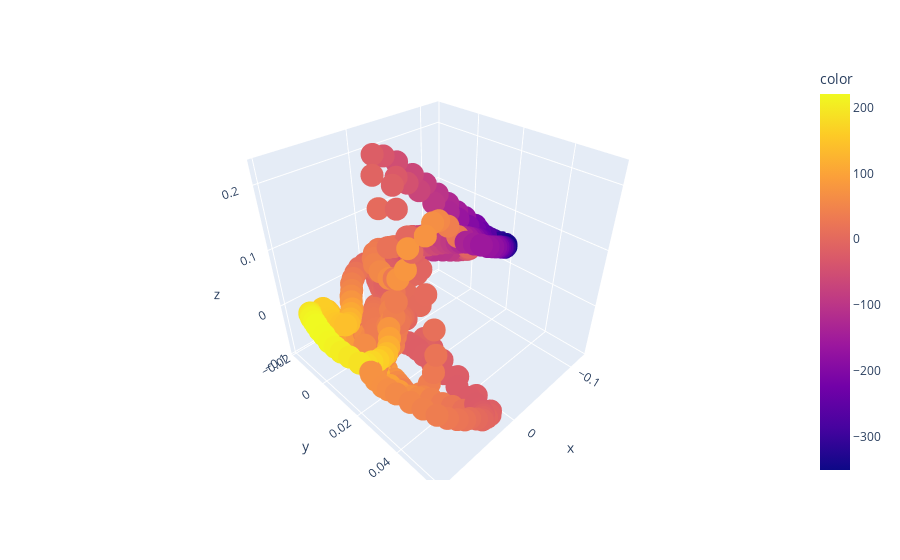

Source (notebook cell):
### Markdown cell above
Here, we have a problem: if you have two axes in high-d space, how do you visualize a low-d version of it? That is, how do you find an orthonormal projection of the high-d space that has the same column space as the span of the two axes, and then also plot the two axes into that space as well?

At first, I thought maybe SVD would be the answer, with the $U$ matrix being the orthonormal projection matrix and $SV^H$ being the two axes in that space. But if $SV^H$ is the two axes, then the two axes in that space are necessarily orthogonal, which doesn't make sense--we know that the axes are not orthogonal.

...actually, I take that back--$SV^H$ is not necessarily orthogonal. $V$ is, but when multiplied by $S$, it's not necessarily orthogonal. Still, it may be simpler to use a different method: QR decomposition. QR decomposition will decompose the matrix of two axes into a matrix $Q$ that is orthonormal (a projection matrix to take the neural activity into the input space of the velocity decoders) and a matrix $R$ that is upper triangular (the two axes in the input space of the velocity decoders). One nice aspect of the QR decomposition is that projecting the neural activity through $Q$ will use only the first dimension as the input to the first velocity decoder axis, which makes the decoder axis plots a bit more natural.

### Code cell
# trials_to_plot = [196,263,322]
trials_to_plot = [380]
trial_pred = (
    df
    .pipe(src.decoder_analysis.model_predict, signal, models)
    .set_index(['trial_id','task','Test set','Time from go cue (s)'])
    .loc[trials_to_plot]
    .reset_index()
)

# Plot out orthonormalized joint and RTT axis projections
axis_to_compare = 'RTT'
Q, R = np.linalg.qr(
    np.column_stack([models['Joint'].coef_,models[axis_to_compare].coef_,models['CST'].coef_]),
)
vel_vectors = -R * 5e-5
# vel_vectors = vh * 0.1

fig,ax = plt.subplots(1,2)
sns.scatterplot(
    data=trial_pred,
    x='Joint predicted',
    y=f'{axis_to_compare} predicted',
    hue='task',
    palette=['C0','C1'],
    hue_order=['CST','RTT'],
    ax=ax[0]
)
ax[0].set_aspect('equal')
sns.scatterplot(
    x= np.row_stack(trial_pred['lfads_rates_joint_pca_shared']) @ -Q[:,0],
    y= np.row_stack(trial_pred['lfads_rates_joint_pca_shared']) @ -Q[:,1],
    hue = trial_pred['task'],
    palette=['C0','C1'],
    hue_order=['CST','RTT'],
    ax=ax[1],
    legend=False,
)
ax[1].plot([0,vel_vectors[0,0]],[0,vel_vectors[1,0]],'r-')
ax[1].plot([0,vel_vectors[0,1]],[0,vel_vectors[1,1]],'r-')
ax[1].set_aspect('equal')
sns.despine(fig=fig,trim=True)

fig_3d = px.scatter_3d(
    x= np.row_stack(trial_pred['lfads_rates_joint_pca_shared']) @ -Q[:,0],
    y= np.row_stack(trial_pred['lfads_rates_joint_pca_shared']) @ -Q[:,1],
    z= np.row_stack(trial_pred['lfads_rates_joint_pca_shared']) @ -Q[:,2],
    color= trial_pred['Hand velocity'],
)
fig_3d.show()

trial = td.loc[td['trial_id']==trials_to_plot[0],:].squeeze()
fig,axs = plt.subplots(3,1,sharex=True)
src.plot.plot_hand_trace(trial,ax=axs[0],timesig='Time from go cue (s)')
src.plot.plot_hand_velocity(trial,ax=axs[1],timesig='Time from go cue (s)')
sns.lineplot(
    x=trial_pred['Time from go cue (s)'],
    y=np.row_stack(trial_pred['lfads_rates_joint_pca_shared']) @ -Q[:,1],
    hue=trial_pred['task'],
    palette=['C0','C1'],
    hue_order=['CST','RTT'], 
    ax=axs[2],
)
sns.despine(fig=fig,trim=True)

### Figure 1 — Plotly figure (JSON) as saved in the notebook; plotly's stock layout.template omitted (floating-point values rounded to 4 significant figures; data arrays with more than 128 entries replaced by an {"elided": "..."} marker saying what was removed)
{"data": [{"hovertemplate": "x=%{x}<br>y=%{y}<br>z=%{z}<br>color=%{marker.color}<extra></extra>", "legendgroup": "", "marker": {"color": {"elided": "509 float values"}, "coloraxis": "coloraxis", "symbol": "circle"}, "mode": "markers", "name": "", "scene": "scene", "showlegend": false, "type": "scatter3d", "x": {"elided": "509 float values"}, "y": {"elided": "509 float values"}, "z": {"elided": "509 float values"}}], "layout": {"coloraxis": {"colorbar": {"title": {"text": "color"}}, "colorscale": [[0, "#0d0887"], [0.1111, "#46039f"], [0.2222, "#7201a8"], [0.3333, "#9c179e"], [0.4444, "#bd3786"], [0.5556, "#d8576b"], [0.6667, "#ed7953"], [0.7778, "#fb9f3a"], [0.8889, "#fdca26"], [1, "#f0f921"]]}, "legend": {"tracegroupgap": 0}, "margin": {"t": 60}, "scene": {"domain": {"x": [0, 1], "y": [0, 1]}, "xaxis": {"title": {"text": "x"}}, "yaxis": {"title": {"text": "y"}}, "zaxis": {"title": {"text": "z"}}}}}
